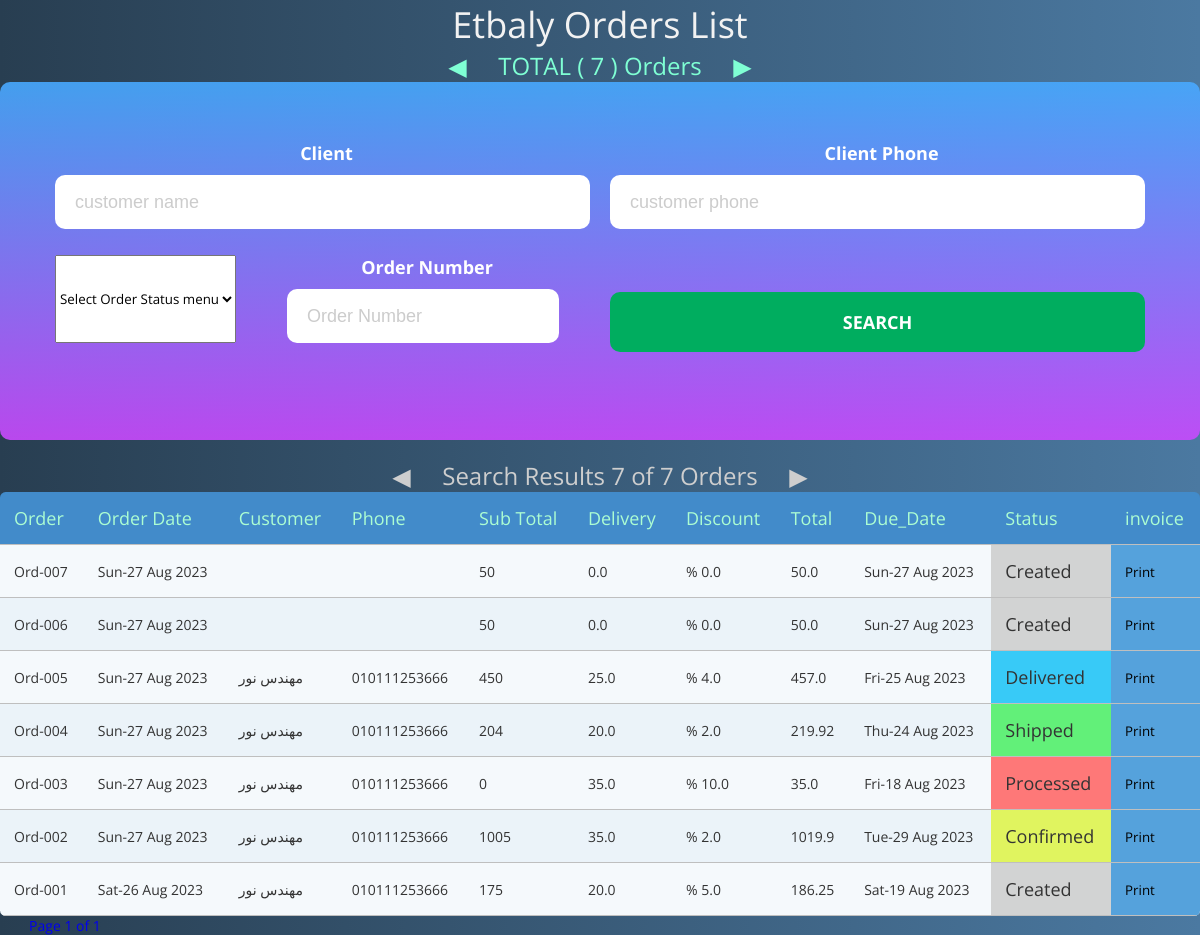
Before: /orders/ with the older database file.
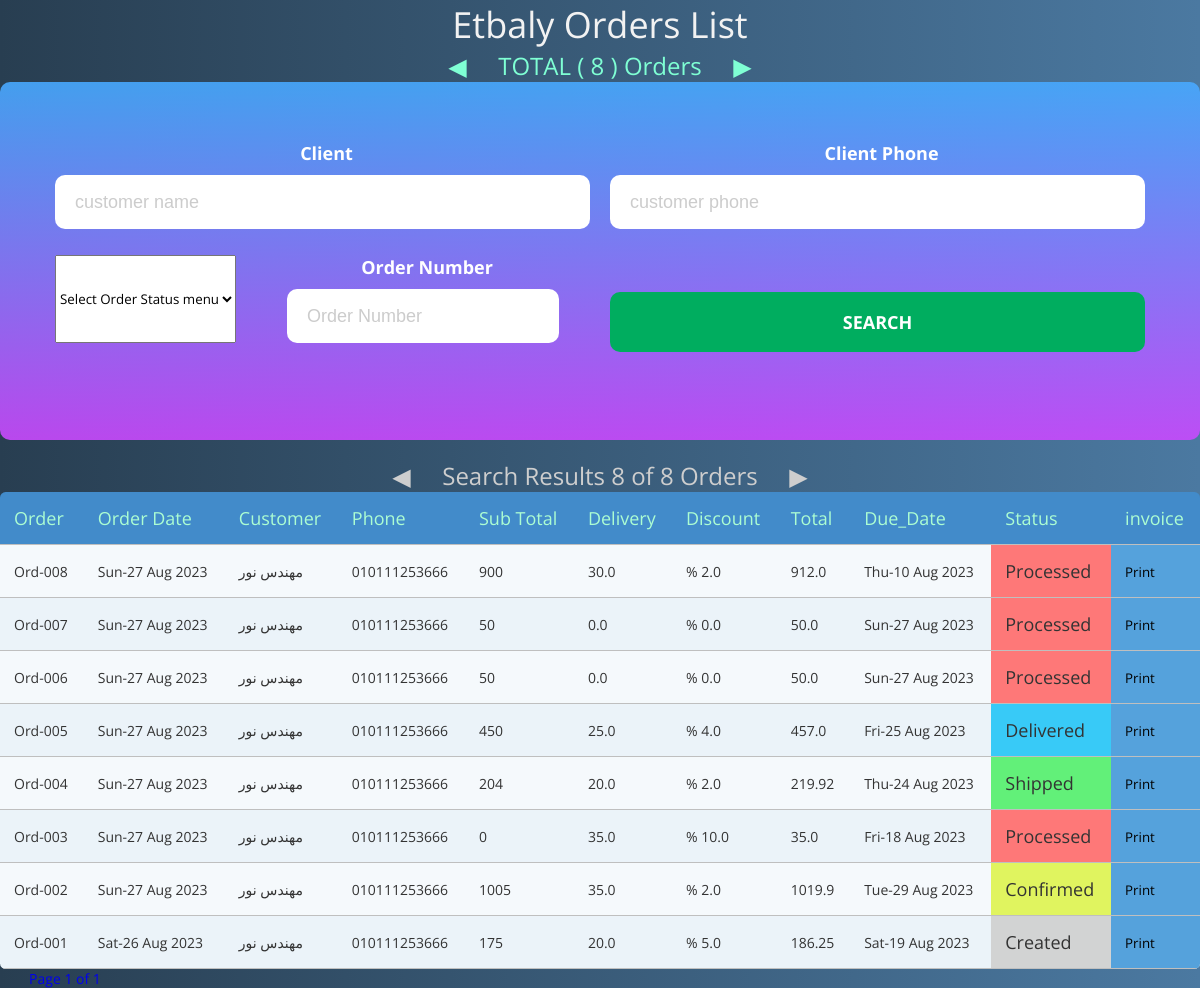
After: the same page with the newer database file.
### Etpaly_Orders/models.py (models this page shows, shortened)
class Order(models.Model):
    status = models.CharField(_("Status"),max_length=12,choices=ORDER_STATUS,default=ORDER_STATUS[0][0])
    customer = models.ForeignKey(Customer,related_name='order_customer',on_delete=models.SET_NULL,null=True,blank=True)
    order_date = models.DateField(_("Order_date"),default=timezone.now)
    delivery_date = models.DateField(_("Delivery_date"),null=True,blank=True)
    discount=models.IntegerField(_("Discount"),null=True , blank=True,default=0)
    Delivery_Fee=models.FloatField(_("Delivery_Fee"),null=True , blank=True,default=0)
    note=models.CharField(("note"), max_length=50,default='no note')
    def __str__(self) :
        return f"""Ord-00{self.id}"""
    def sup_total(self):
        sup= 0
        Order_detail = self.order_Detail.all()
        for order in Order_detail:
            sup += order.total_order()
        self.sup_total=sup
        return self.sup_total
    def net_total(self):
        total = 0
        Order_detail = self.order_Detail.all()
        for order in Order_detail:
            total += order.total_order()
        net_total=round(total-int(total*self.discount)/100+int(self.Delivery_Fee),2)
        return net_total

class OrderDetail(models.Model):
    order = models.ForeignKey(Order,related_name='order_Detail',on_delete=models.CASCADE)
    product = models.ForeignKey(Product,verbose_name='product',related_name='order_product',on_delete=models.SET_NULL,null=True,blank=True)
    quantity = models.IntegerField(_("Quantity"),default=1)
    price = models.FloatField(_("Price"),default=0)
    note=models.CharField(("note"), max_length=50,default='no note')
    def total_order(self):
        order_total=int(self.quantity)*int(self.price)
        return order_total

class Customer(models.Model):
    name=models.CharField(_("client"), max_length=100)
    phone=models.CharField(_("phone"), max_length=14)
    location=models.TextField(_("Address"), max_length=300)
    email=models.EmailField(_("email"), max_length=50 ,default='no email')
    note=models.CharField(_("note"), max_length=50,default='no note')

### Etpaly_Orders/views.py (the view)
# urls.py: path('orders/',order_list,name='order_list'),
def order_list(request):
    orders = Order.objects.select_related("customer").all().order_by("-id")
    myfilter = OrderFilter(request.GET, queryset=orders)
    orders = myfilter.qs
    paginator = Paginator(orders, 100)
    page_number = request.GET.get("page")
    page_obj = paginator.get_page(page_number)
    context = {'page_obj': page_obj,
               'myfilter': myfilter,'count':Order.objects.all().count()}
    return render(request, 'Etpaly_Orders/orders_List.html', context)

### Etpaly_Orders/templates/Etpaly_Orders/orders_List.html (shortened to what this page needs)
{% load static %}
<!DOCTYPE html>
<html lang="en">
<head>
    <link rel="stylesheet" href="{% static 'en/css/orders.css' %}">
</head>
<body>
    <div class="container">
        <h1>Etbaly Orders List</h1>
        <div class="rwd-table">
            <div class="col-lg-12">
                <div>
                    <h3 style="color: aquamarine;">TOTAL <span> ( {{count}} ) Orders</span></h3>
                    <div class="card card-5">
                        <div class="card-body">
                            <form method="GET" action="#">
                                <div class="row row-space">
                                    <div class="col-2">
                                        <div class="input-group">
                                            <label class="label">Client</label>
                                            <input class="input--style-1" type="text" name="customer__name"
                                                placeholder="customer name">
                                        </div>
                                    </div>
                                    <div class="col-2">
                                        <div class="input-group">
                                            <label class="label">Client Phone</label>
                                            <input class="input--style-1" type="text" name="customer__phone"
                                                placeholder="customer phone">
                                        </div>
                                    </div>
                                </div>
                                <div class="row row-space">
                                    <select class="input-group" name="status">
                                        <option selected>Select Order Status menu</option>
                                    </select>
                                    <div class="input-group">
                                        <label class="label">Order Number</label>
                                        <input class="input--style-1" type="text" name="id" placeholder="Order Number">
                                    </div>
                                    <div class="col-2">
                                        <button class="btn-submit" type="submit">search</button>
                                    </div>
                                </div>
                            </form>
                        </div>
                    </div>
                    <br>
                </div>
            </div>
        </div>
        <h3 class="page-info">Search Results {{page_obj|length}} of {{count}} Orders </h3><br>
        <table class="rwd-table">
            <tbody>
                <tr>
                    <th>
                        <h4>Order</h4>
                    </th>
                    <th>
                        <h4>Order Date</h4>
                    </th>
                    <th>
                        <h4>Customer</h4>
                    </th>
                    <th>
                        <h4>Phone</h4>
                    </th>
                    <th>
                        <h4>Sub Total</h4>
                    </th>
                    <th>
                        <h4>Delivery</h4>
                    </th>
                    <th>
                        <h4>Discount</h4>
                    </th>
                    <th>
                        <h4>Total</h4>
                    </th>
                    <th>
                        <h4>Due_Date</h4>
                    </th>
                    <th>
                        <h4>Status</h4>
                    </th>
                    <th>
                        <h4>invoice</h4>
                    </th>
                </tr>
                {% for order in page_obj %}
                <tr>
                    <td data-th="Order Code">
                        {{order}}
                    </td>
                    <td data-th="Order Date">
                        {{order.order_date|date:'D-d M Y' }}
                    </td>
                    <td data-th="Customer">
                        {{order.customer.name}}
                    </td>
                    <td data-th="Phone">
                        {{order.customer.phone}}
                    </td>
                    <td data-th="Sup_Total">
                        {{order.sup_total}}
                    </td>
                    <td data-th="Delivery">
                        {{order.Delivery_Fee}}
                    </td>
                    <td data-th="Discount">
                        % {{order.discount}}
                    </td>
                    <td data-th="Total">
                        {{order.net_total}}
                    </td>
                    <td data-th="Due_Date">
                        {{order.delivery_date|date:'D-d M Y' }}
                    </td>
                    <td data-th="Order Status" {% if order.status == 'Created' %} style="background-color: rgb(210, 211, 211);" {% elif order.status == 'Confirmed' %} style="background-color: rgb(224, 244, 95);" {% elif order.status == 'Processed' %} style="background-color: rgb(254, 120, 120);" {% elif order.status == 'Shipped' %} style="background-color: rgb(98, 240, 121);" {% elif order.status == 'Delivered' %} style="background-color: rgb(56, 202, 247);" {% endif %}>
                        <h4>{{order.status}}</h4>
                    </td>
                    <td data-th="Total" style="background-color: rgb(85, 162, 220); color: rgb(48, 67, 42);">
                        <a href="{% url 'order_invoice' order.id %}"><button type="button"
                                >Print</button></a>
                    </td>
                </tr>
                {% endfor %}
            </tbody>
        </table>
        <div class="row" style=" place-items: center;">
            <div class="col-lg-6">
                <p class="page-item"><a class="page-link active" style="width:130px; border-radius:10px" href="#">
                        Page {{page_obj.number}} of {{page_obj.paginator.num_pages}}
                    </a></p>
            </div>
        </div>
    </div>
</body>
</html>

Changed rows visible on the page:
added Order: id "Ord-008", order_date "Sun-27 Aug 2023", customer.name "مهندس نور", customer.phone "010111253666", sup_total "900", Delivery_Fee "30.0", discount "2.0", net_total "912.0", delivery_date "Thu-10 Aug 2023", status "Processed"
changed Order "Ord-007": customer.name (not shown) → "مهندس نور"; customer.phone (not shown) → "010111253666"; status "Created" → "Processed"
changed Order "Ord-006": customer.name (not shown) → "مهندس نور"; customer.phone (not shown) → "010111253666"; status "Created" → "Processed"
Other visible differences:
{{ count }}: "7" → "8"
{{ page_obj|length }}: "7" → "8"
